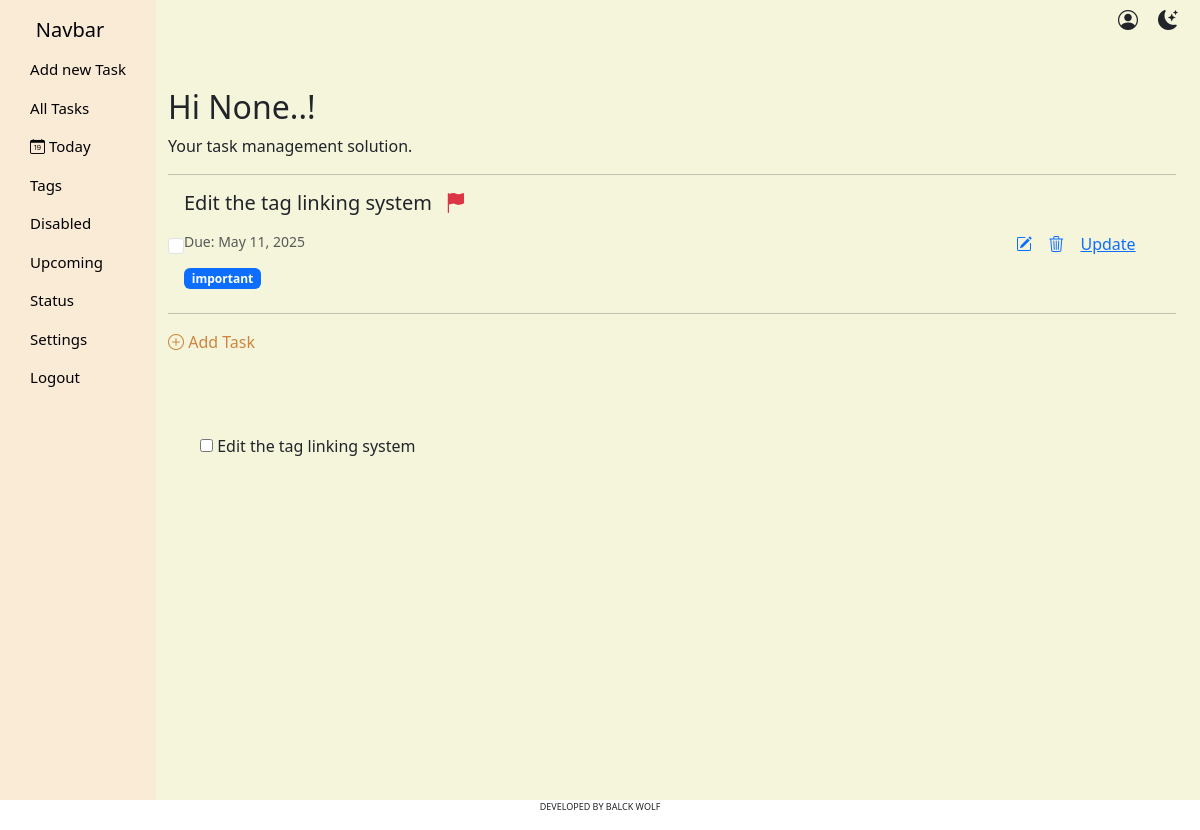
The app's page /base/ with its own data.
### base/models.py (models this page shows)
class task(models.Model):
    title = models.CharField(max_length=255)
    description = models.TextField()
    user = models.ForeignKey(User, on_delete=models.CASCADE)
    created_at = models.DateTimeField(auto_now_add=True)
    updated_on = models.DateTimeField(default=datetime.now)
    due_date = models.DateField(default=datetime.now)
    priority = models.CharField(
        max_length=20, default='normal')
    status = models.CharField(
        max_length=20, choices=status_choices, default='in_progress')
    tags = models.ManyToManyField(tag, null=True, default='')

class tag(models.Model):
    tag_name = models.CharField(max_length=50, default='genral')
    user = models.ForeignKey(User, on_delete=models.CASCADE)
    created_at = models.DateField(default=datetime.now)

### base/views.py (the view)
# urls.py: path('', views.index, name='index'),
def index(request):
    data = task.objects.all()
    tag_data = tag.objects.all()
    username = request.session.get('username')
    task_create = task_creation_form()
    return render(request, 'base/index.html', {'title': 'Dashboard', 'tasks': data, 'username': username, "task_create": task_create, 'tags': tag_data})

### base/forms.py
class task_creation_form(forms.ModelForm):
    class Meta:
        model = task
        fields = '__all__'

### base/templates/base/index.html (shortened to what this page needs)
{% extends 'base/base.html' %}
{% block dashboard %}
    <div class="container mt-5">
        <h2 class="">Hi {{username}}..! </h2>
        <p class="">Your task management solution.</p>
        <hr>
        {% for task in tasks %}
            <div class="taskCard mb-3">
                <input type="checkbox" class="form-check-input" name="status" id="">
                <div class="tsci">
                    <div class="">
                      <h5 class="card-title">
                        {{ task.title }}
                        {% if task.status == 'completed' %}
                          <span class="badge bg-success ms-2">Completed</span>
                        {% else %}
                          <i class="bi bi-flag-fill text-danger ms-2"></i>
                        {% endif %}
                      </h5>
                      <p class="card-text"><small class="text-muted">Due: {{ task.due_date }}</small></p>
                      <div class="mb-2">
                        {% for tag in task.tags.all %}
                          <span class="badge bg-primary me-1">{{ tag.tag_name }}</span>
                        {% empty %}
                          <span class="text-muted">No tags</span>
                        {% endfor %}
                      </div>
                    </div>
                   <div>
                    <a href="{% url 'task_detail' task.id %}" ><i class="bi bi-pencil-square"></i></a>
                    <a href="{% url 'delete_task' task.id %}" > <i class="bi bi-trash3"></i></a>
                    <a href="#" onclick="openUpdateModal({{task.id}})">Update</a>
                   </div>
                </div>
            </div>
            <hr>
        {% endfor %}
<a href="" class='link_btn' data-bs-toggle="modal" data-bs-target="#createTaskModal">
    <i class="bi bi-plus-circle"></i> Add Task
  </a>
  <div style="height: 10vh;">&nbsp;</div>
  <ul>
    {% for task in tasks %}
  <div>
    <input type="checkbox" {% if task.status == 'completed' %}checked{% endif %}
           onchange="toggleTask('{{ task.id }}', this)">
    <span id="task-text-{{ task.id }}" class="{% if task.status == 'completed' %}completed{% endif %}">
      {{ task.title }}
    </span>
  </div>
{% endfor %}
  </ul>
    </div>
          {% include 'base/create_task_form.html' %}
{% endblock %}

### base/static/style.css (style rules this page uses)
.tsci { width: 95%; display: flex; justify-content: space-between; align-items: center; }
.taskCard { display: flex; align-items: center; }
.tsci a { padding: 0px 6px; }
.link_btn { text-decoration: none; color: peru; }

### records on screen
task: title "Edit the tag linking system", due_date "May 11, 2025"
tag: tag_name "important"

### other values on screen
{{ username }} "None"
